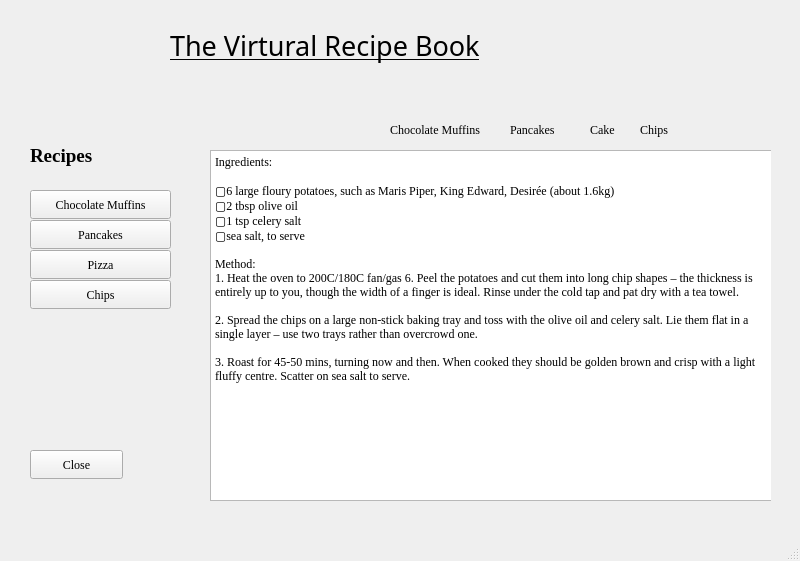
<?xml version="1.0" encoding="UTF-8"?>
<ui version="4.0">
 <class>MainWindow</class>
 <widget class="QMainWindow" name="MainWindow">
  <property name="geometry">
   <rect>
    <x>0</x>
    <y>0</y>
    <width>800</width>
    <height>561</height>
   </rect>
  </property>
  <property name="font">
   <font>
    <family>Times New Roman</family>
   </font>
  </property>
  <property name="windowTitle">
   <string>MainWindow</string>
  </property>
  <widget class="QWidget" name="centralwidget">
   <widget class="QLabel" name="TItle">
    <property name="geometry">
     <rect>
      <x>170</x>
      <y>20</y>
      <width>411</width>
      <height>51</height>
     </rect>
    </property>
    <property name="font">
     <font>
      <family>MV Boli</family>
      <pointsize>20</pointsize>
      <underline>true</underline>
     </font>
    </property>
    <property name="text">
     <string>The Virtural Recipe Book</string>
    </property>
   </widget>
   <widget class="QLabel" name="label1">
    <property name="geometry">
     <rect>
      <x>390</x>
      <y>120</y>
      <width>121</width>
      <height>20</height>
     </rect>
    </property>
    <property name="text">
     <string>Chocolate Muffins</string>
    </property>
   </widget>
   <widget class="QLabel" name="label3">
    <property name="geometry">
     <rect>
      <x>590</x>
      <y>120</y>
      <width>63</width>
      <height>20</height>
     </rect>
    </property>
    <property name="text">
     <string>Cake</string>
    </property>
   </widget>
   <widget class="QLabel" name="label2">
    <property name="geometry">
     <rect>
      <x>510</x>
      <y>120</y>
      <width>71</width>
      <height>20</height>
     </rect>
    </property>
    <property name="text">
     <string>Pancakes</string>
    </property>
   </widget>
   <widget class="QStackedWidget" name="stackedWidget_2">
    <property name="geometry">
     <rect>
      <x>20</x>
      <y>130</y>
      <width>181</width>
      <height>361</height>
     </rect>
    </property>
    <widget class="QWidget" name="page_3">
     <widget class="QPushButton" name="Button1">
      <property name="geometry">
       <rect>
        <x>10</x>
        <y>60</y>
        <width>141</width>
        <height>29</height>
       </rect>
      </property>
      <property name="font">
       <font>
        <family>Times New Roman</family>
       </font>
      </property>
      <property name="text">
       <string>Chocolate Muffins</string>
      </property>
     </widget>
     <widget class="QPushButton" name="Button2">
      <property name="geometry">
       <rect>
        <x>10</x>
        <y>90</y>
        <width>141</width>
        <height>29</height>
       </rect>
      </property>
      <property name="font">
       <font>
        <family>Times New Roman</family>
       </font>
      </property>
      <property name="text">
       <string>Pancakes</string>
      </property>
     </widget>
     <widget class="QPushButton" name="Button3">
      <property name="geometry">
       <rect>
        <x>10</x>
        <y>120</y>
        <width>141</width>
        <height>29</height>
       </rect>
      </property>
      <property name="font">
       <font>
        <family>Times New Roman</family>
       </font>
      </property>
      <property name="text">
       <string>Pizza</string>
      </property>
     </widget>
     <widget class="QPushButton" name="Button4">
      <property name="geometry">
       <rect>
        <x>10</x>
        <y>150</y>
        <width>141</width>
        <height>29</height>
       </rect>
      </property>
      <property name="font">
       <font>
        <family>Times New Roman</family>
       </font>
      </property>
      <property name="text">
       <string>Chips</string>
      </property>
     </widget>
     <widget class="QLabel" name="Rec_sec">
      <property name="geometry">
       <rect>
        <x>10</x>
        <y>10</y>
        <width>101</width>
        <height>31</height>
       </rect>
      </property>
      <property name="font">
       <font>
        <family>Times New Roman</family>
        <pointsize>14</pointsize>
        <bold>true</bold>
       </font>
      </property>
      <property name="text">
       <string>Recipes</string>
      </property>
     </widget>
     <widget class="QPushButton" name="closebutton">
      <property name="geometry">
       <rect>
        <x>10</x>
        <y>320</y>
        <width>93</width>
        <height>29</height>
       </rect>
      </property>
      <property name="text">
       <string>Close</string>
      </property>
     </widget>
    </widget>
    <widget class="QWidget" name="page_4"/>
   </widget>
   <widget class="QStackedWidget" name="Method1">
    <property name="geometry">
     <rect>
      <x>210</x>
      <y>150</y>
      <width>561</width>
      <height>351</height>
     </rect>
    </property>
    <property name="currentIndex">
     <number>0</number>
    </property>
    <widget class="QWidget" name="page_5">
     <widget class="QPlainTextEdit" name="recipe1">
      <property name="geometry">
       <rect>
        <x>-7</x>
        <y>4</y>
        <width>571</width>
        <height>351</height>
       </rect>
      </property>
      <property name="readOnly">
       <bool>true</bool>
      </property>
      <property name="plainText">
       <string>Ingredients:

▢1 3/4 cups plain flour (all-purpose flour) (Note 1)
▢1 1/4 tsp baking soda / bi-carb (Note 2)
▢1/2 tsp salt
▢1/2 cup Dutch process cocoa powder , sifted (Note 3)
▢1 tbsp instant coffee granules / powder , optional (Note 4)
▢3/4 cup milk , full fat, HOT
▢1/2 cup canola oil (or veg or other neutral flavoured oil)
▢1 cup brown sugar , packed (Note 5)
▢1 tsp vanilla extract
▢3/4 cup sour cream or thick plain yogurt (fridge-cold fine, Note 6)
▢1 large egg (55-60g / 2oz) (fridge-cold fine, Note 6)
▢1 1/2 cups dark chocolate chips (US: semi-sweet chips)

Method:
1. Preheat oven to 210°C / 410°F (190°C fan). Place shelf in the top 1/3 of the oven. Line a 12-hole 
standard muffin tin with paper cases. 
2. Sift Dry ingredients: Sift flour, baking soda and salt into a large bowl.
3. Bloom cocoa: In a separate bowl, sift the cocoa then add coffee and HOT milk. Whisk until 
lump-free.
4. Add remaining Wet ingredients: To the cocoa mixture, add sugar, oil, egg, sour cream and vanilla. 
Whisk until smooth.

5. Mix flour in: Pour Wet mix into the bowl holding the flour. Whisk until smooth and glossy. Stop once it's smooth, don't mix excessively.

6. Add chocolate chips: Stir in most of the chocolate chips – reserve approx 1/4 cup for topping.

7. Fill muffin tin: Divide the batter between the 12 holes, up to 0.5cm / 0.2&quot; from rim of paper liner.

8.Top with chocolate chips: Top muffins with reserved chocolate chips (just pile in middle, they spread when baked).

9. Bake at high temp, 5 minutes: Bake for 5 minutes in preheated oven. The higher temp kick will start the rise.

10. Lower oven, 20 minutes: Turn oven DOWN to 190°C / 375°F (170°C fan). Bake a further 20 minutes, checking at 15 minutes. When toothpick comes out clean they're ready. Don't confuse melted chocolate with raw batter!

11. EAT! Rest in muffin tin for a few minutes, then transfer to cooling rack. Allow to cool for 15 minutes before devouring!</string>
      </property>
     </widget>
     <widget class="QPlainTextEdit" name="recipe2">
      <property name="geometry">
       <rect>
        <x>0</x>
        <y>0</y>
        <width>551</width>
        <height>351</height>
       </rect>
      </property>
      <property name="readOnly">
       <bool>true</bool>
      </property>
      <property name="plainText">
       <string>Ingredients:

▢110g/4oz plain flour, sifted
pinch of salt
▢2 eggs
▢200ml/7fl oz milk mixed with 75ml/3fl oz water
▢50g/2oz butter

Method:
1. Sift the flour and salt into a large mixing bowl with a sieve held high above the bowl so the flour gets an airing.

2. Now make a well in the centre of the flour and break the eggs into it. Then begin whisking the eggs – any sort of whisk or even a fork will do – incorporating any bits of flour from around the edge of the bowl as you do so.

3. Next gradually add small quantities of the milk and water mixture, still whisking (don't worry about any lumps as they will eventually disappear as you whisk).

4. When all the liquid has been added, use a rubber spatula to scrape any elusive bits of flour from around the edge into the centre, then whisk once more until the batter is smooth, with the consistency of thin cream.

5. Now melt the 50g/2oz of butter in a pan.

6. Spoon two tablespoons of the butter into the batter and whisk it in, then pour the rest into a bowl and use it to lubricate the pan, using a wodge of kitchen paper to smear it round before you make each pancake.

7. Now get the pan really hot, then turn the heat down to medium and, to start with, do a test pancake to see if you're using the correct amount of batter. I find two tablespoons is about right for an 18cm/7in pan. It's also helpful if you spoon the batter into a ladle so it can be poured into the hot pan in one go.

8. As soon as the batter hits the hot pan, tip it around from side to side to get the base evenly coated with batter. It should take only half a minute or so to cook; you can lift the edge with a palette knife to see if it's tinged gold as it should be.

9. Flip the pancake over with a pan slice or palette knife – the other side will need a few seconds only – then simply slide it out of the pan onto a plate.

10. Stack the pancakes as you make them between sheets of greaseproof paper on a plate fitted over simmering water, to keep them warm while you make the rest.

11. To serve, sprinkle each pancake with freshly squeezed lemon juice and caster sugar, fold in half, then in half again to form triangles, or else simply roll them up. Serve sprinkled with a little more sugar and lemon juice and extra sections of lemon.</string>
      </property>
     </widget>
     <widget class="QPlainTextEdit" name="recipe3">
      <property name="geometry">
       <rect>
        <x>0</x>
        <y>0</y>
        <width>571</width>
        <height>351</height>
       </rect>
      </property>
      <property name="readOnly">
       <bool>true</bool>
      </property>
      <property name="plainText">
       <string>Ingredients:

▢10g fresh yeast or 7g sachet dried
▢½ tsp sugar
▢375g Italian '00' flour, plus extra for dusting
▢1 tbsp olive oil, plus extra for greasing
▢3 x 125g balls mozzarella, torn
▢fresh basil, to serve

For the tomato sauce:

▢3 tbsp olive oil
▢1 onion, chopped
▢1 garlic clove, crushed
▢2 x 400g cans good-quality Italian chopped tomatoes

Method:
1. Mix together the yeast and sugar with 250ml warm water and leave to sit for 10 mins. Place half the flour in a table-top mixer with a dough hook, pour in the yeast mixture and beat at medium speed for 10 mins (or mix in a bowl, then knead with oiled hands in the bowl for 5-10 mins).

2. Leave somewhere warm for 10 more mins, then add the remaining flour and oil. Beat or knead to a dough for a further 5 mins. Put in a well-oiled bowl, cover with a cloth and place somewhere warm to double in size – about 1½ hrs.

3. For the sauce, heat the oil in a pan over a moderate heat. Add the onion and cook for 3 mins, stirring constantly. Add the garlic, 1 tsp sea salt and 1 tsp ground black pepper and cook for 2 mins more. Add the tomatoes and bring to the boil, then reduce the heat and simmer for a good 20 mins, stirring occasionally.

4. Once your dough has doubled in size, slap it down on a lightly floured surface and knead for 4 mins until soft but not too elastic. Divide into 6 pieces, roll into balls and leave to rest for 10 mins. Heat oven to the highest temperature possible (270C fan in the Good Food test kitchen) and place a flat baking sheet in the oven.

5. With a well-floured rolling pin, roll out each ball of dough as thinly as possible. Remove the baking sheet from the oven, oil or dust with flour, then carefully transfer the dough base onto it. Spread over some of the tomato sauce (I like to apply it in the quantity that you would spread Marmite on toast, or the base will be soft and fall to bits), then the cheese and any toppings you desire.

6. Cook for between 5-10 mins depending on your oven temp, until the base is crisp and the cheese melted. Scatter with basil.</string>
      </property>
     </widget>
     <widget class="QPlainTextEdit" name="recipe4">
      <property name="geometry">
       <rect>
        <x>0</x>
        <y>0</y>
        <width>571</width>
        <height>351</height>
       </rect>
      </property>
      <property name="readOnly">
       <bool>false</bool>
      </property>
      <property name="plainText">
       <string>Ingredients:

▢6 large floury potatoes, such as Maris Piper, King Edward, Desirée (about 1.6kg)
▢2 tbsp olive oil
▢1 tsp celery salt
▢sea salt, to serve

Method:
1. Heat the oven to 200C/180C fan/gas 6. Peel the potatoes and cut them into long chip shapes – the thickness is entirely up to you, though the width of a finger is ideal. Rinse under the cold tap and pat dry with a tea towel.

2. Spread the chips on a large non-stick baking tray and toss with the olive oil and celery salt. Lie them flat in a single layer – use two trays rather than overcrowd one.

3. Roast for 45-50 mins, turning now and then. When cooked they should be golden brown and crisp with a light fluffy centre. Scatter on sea salt to serve.</string>
      </property>
     </widget>
    </widget>
    <widget class="QWidget" name="page_6"/>
   </widget>
   <widget class="QLabel" name="label4">
    <property name="geometry">
     <rect>
      <x>640</x>
      <y>120</y>
      <width>63</width>
      <height>20</height>
     </rect>
    </property>
    <property name="text">
     <string>Chips</string>
    </property>
   </widget>
  </widget>
  <widget class="QMenuBar" name="menubar">
   <property name="geometry">
    <rect>
     <x>0</x>
     <y>0</y>
     <width>800</width>
     <height>23</height>
    </rect>
   </property>
  </widget>
  <widget class="QStatusBar" name="statusbar"/>
 </widget>
 <resources/>
 <connections/>
</ui>
